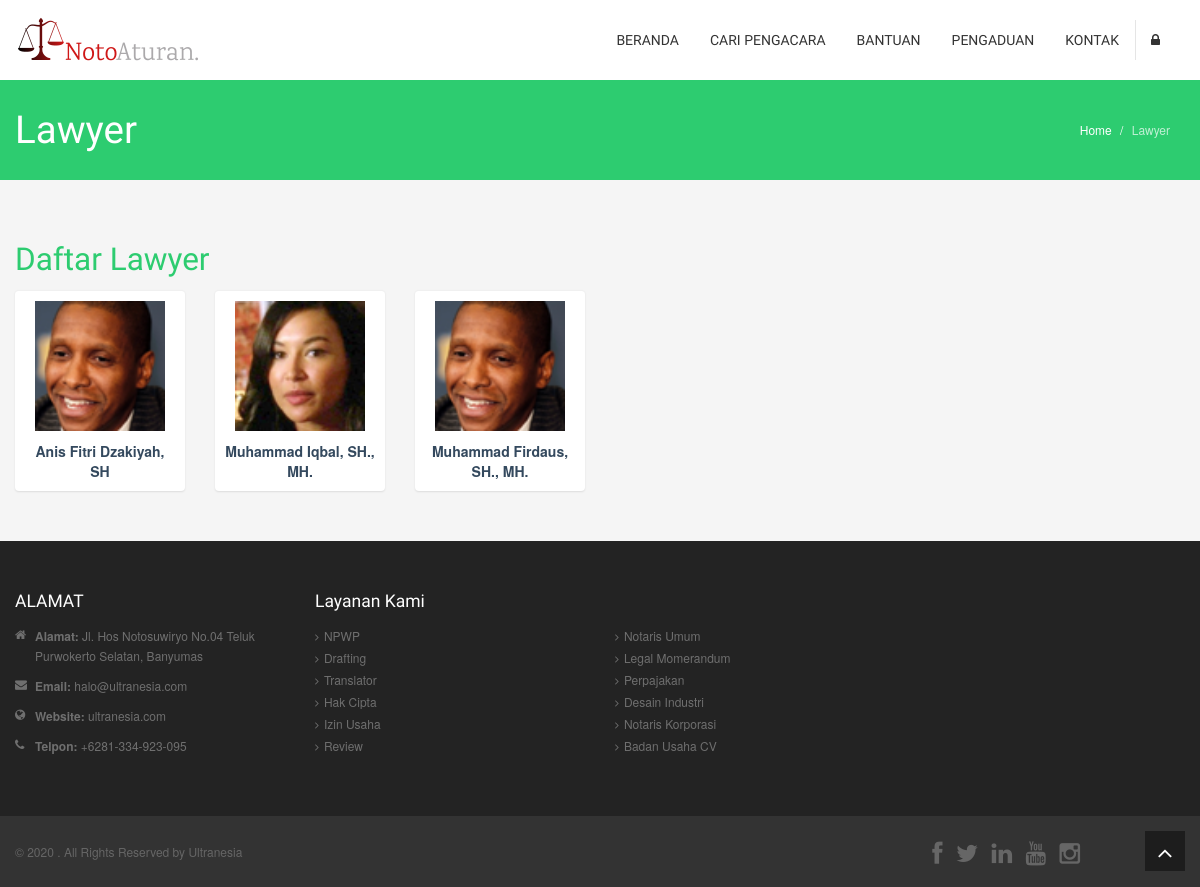
The app's page /index.php/controller/lawyer with its own data.
### tables this page shows
CREATE TABLE `tb_lawyer` (
  `id_lawyer` int(11) NOT NULL,
  `nama_lawyer` varchar(50) NOT NULL,
  `email_lawyer` varchar(50) NOT NULL,
  `no_hp_lawyer` varchar(13) NOT NULL,
  `tarif` int(15) NOT NULL,
  `spesialisasi` varchar(50) NOT NULL,
  `deskripsi` varchar(400) NOT NULL,
  `foto_lawyer` varchar(50) NOT NULL,
  `pass` varchar(50) NOT NULL
);

### application/controllers/Controller.php (called while the page is built, shortened)
<?php defined('BASEPATH') OR exit('No direct script access allowed');
class Controller extends CI_Controller {
	public function __construct(){
		$this->load->model('Model');
	}
	public function lawyer(){
		$data['lawyer'] = $this->Model->get('tb_lawyer');
		$this->load->view('sub/head');
		$this->load->view('sub/header');
		$this->load->view('lawyer',$data);
		$this->load->view('sub/footer');
		$this->load->view('sub/foot');
	}
}

### index.php (called while the page is built, shortened)
<?php
require_once BASEPATH.'core/CodeIgniter.php';

### application/models/Model.php (called while the page is built, shortened)
<?php defined('BASEPATH') OR exit('No direct script access allowed');
class Model extends CI_Model {
	public function get($table){
		return $this->db->get($table)->result();
	}
}

### application/views/lawyer.php (the view)
<section class="title">
    <div class="container">
        <div class="row-fluid">
            <div class="span6">
                <h1>Lawyer</h1>
            </div>
            <div class="span6">
                <ul class="breadcrumb pull-right">
                    <li><a href="<?= base_url('Controller') ?>">Home</a> <span class="divider">/</span></li>
                    <li class="active">Lawyer</li>
                </ul>
            </div>
        </div>
    </div>
</section>
<section id="about-us" class="container main">
    <div class="row">
        <div class="span12">
            <a href="#"><h2>Daftar Lawyer</h2></a>
            <div class="row-fluid">
                <?php foreach ($lawyer as $in){ ?>
                <div class="span2">
                    <div class="box" align="center">
                        <p><img src="<?=base_url('assets/lawyer/'.$in->foto_lawyer)?>" style="width: 130px"></p>
                        <h5>
                            <?php if($this->session->userdata('akses')){ ?>
                            <a href="<?=base_url('Controller/detail_lawyer/'.$in->id_lawyer)?>"><?= $in->nama_lawyer ?></a>
                            <?php }else{ ?>
                            <?= $in->nama_lawyer ?>
                            <?php } ?>
                        </h5>
                    </div>
                </div>
                <?php } ?>
            </div>
        </div>
    </div>
</section>

### application/views/sub/head.php (shortened to what this page needs)
<!DOCTYPE html>
<html class="no-js">
<head>
    <link rel="stylesheet" href="<?= base_url('assets/css/bootstrap.min.css') ?>">
    <link rel="stylesheet" href="<?= base_url('assets/css/bootstrap-responsive.min.css') ?>">
    <link rel="stylesheet" href="<?= base_url('assets/css/font-awesome.min.css') ?>">
    <link rel="stylesheet" href="<?= base_url('assets/css/main.css') ?>">
    <link rel="stylesheet" href="<?= base_url('assets/css/sl-slide.css') ?>">
    <link href="<?php echo base_url('assets/dropify/dist/css/dropify.css'); ?>" rel="stylesheet" type="text/css" />
    <link href="<?php echo base_url('assets/dropify/dist/css/dropify.min.css'); ?>" rel="stylesheet" type="text/css" />
</head>

### application/views/sub/header.php (shortened to what this page needs)
<body>
    <header class="navbar navbar-fixed-top">
        <div class="navbar-inner">
            <div class="container">
                <a id="logo" class="pull-left" href="<?= base_url('Controller') ?>"></a>
                <div class="nav-collapse collapse pull-right">
                    <ul class="nav">
                        <li><a href="<?= base_url('Controller') ?>">Beranda</a></li>
                        <li><a href="<?= base_url('Controller/lawyer') ?>">Cari Pengacara</a></li>
                        <li><a href="">Bantuan</a></li>
                        <li><a href="">Pengaduan</a></li>
                        <li><a href="">Kontak</a></li>
                        <?php if($this->session->userdata('akses')){ ?>
                        <li class="dropdown active login">
                            <a href="#" class="dropdown-toggle" data-toggle="dropdown"><?= $this->session->userdata('nama') ?> <i class="icon-angle-down"></i></a>
                            <ul class="dropdown-menu">
                                <li><a href="">Profil</a></li>
                                <li><a href="<?= base_url('Controller/history') ?>">History</a></li>
                                <li><a href="<?= base_url('Controller/logout') ?>">Logout</a></li>
                            </ul>
                        </li>
                        <?php }else{ ?>
                        <li class="login">
                            <a data-toggle="modal" href="#loginForm"><i class="icon-lock"></i></a>
                        </li>
                        <?php } ?>
                    </ul>
                </div>
            </div>
        </div>
    </header>

### application/views/sub/footer.php (shortened to what this page needs)
<section id="bottom" class="main">
    <div class="container">
        <div class="row-fluid">
            <div class="span3">
                <h4>ALAMAT</h4>
                <ul class="unstyled address">
                    <li>
                        <i class="icon-home"></i><strong>Alamat:</strong> Jl. Hos Notosuwiryo No.04 Teluk<br>Purwokerto Selatan, Banyumas
                    </li>
                    <li>
                        <i class="icon-envelope"></i>
                        <strong>Email: </strong> halo@ultranesia.com
                    </li>
                    <li>
                        <i class="icon-globe"></i>
                        <strong>Website:</strong> ultranesia.com
                    </li>
                    <li>
                        <i class="icon-phone"></i>
                        <strong>Telpon:</strong> +6281-334-923-095
                    </li>
                </ul>
            </div>
            <div id="tweets" class="span3">
                <h4>Layanan Kami</h4>
                <div>
                    <ul class="arrow">
                        <li><a href="#">NPWP</a></li>
                        <li><a href="#">Drafting</a></li>
                        <li><a href="#">Translator</a></li>
                        <li><a href="#">Hak Cipta</a></li>
                        <li><a href="#">Izin Usaha</a></li>
                        <li><a href="#">Review</a></li>
                    </ul>
                </div>
            </div>
            <div id="archives" class="span3">
                <div>
                    <br>
                    <ul class="arrow">
                        <li><a href="#">Notaris Umum</a></li>
                        <li><a href="#">Legal Momerandum</a></li>
                        <li><a href="#">Perpajakan</a></li>
                        <li><a href="#">Desain Industri</a></li>
                        <li><a href="#">Notaris Korporasi</a></li>
                        <li><a href="#">Badan Usaha CV</a></li>
                    </ul>
                </div>
            </div>
</div>
</section>
<footer id="footer">
    <div class="container">
        <div class="row-fluid">
            <div class="span5 cp">
                &copy; 2020 <a target="_blank" href="http://shapebootstrap.net/" title="Free Twitter Bootstrap WordPress Themes and HTML templates"></a>. All Rights Reserved by Ultranesia
            </div>
            <div class="span6">
                <ul class="social pull-right">
                    <li><a href="#"><i class="icon-facebook"></i></a></li>
                    <li><a href="#"><i class="icon-twitter"></i></a></li>
                    <li><a href="#"><i class="icon-linkedin"></i></a></li>
                    <li><a href="#"><i class="icon-youtube"></i></a></li>
                    <li><a href="#"><i class="icon-instagram"></i></a></li>
                </ul>
            </div>
            <div class="span1">
                <a id="gototop" class="gototop pull-right" href="#"><i class="icon-angle-up"></i></a>
            </div>
        </div>
    </div>
</footer>

### application/views/sub/foot.php (shortened to what this page needs)
</body>
</html>

### assets/css/main.css (style rules this page uses)
body { padding-top:80px;font-size:12px;color:#34495e;background:#f5f5f5 }
body h1,body h2,body h3,body h4,body .created { font-family:"Fjalla One";font-weight:normal }
body h5,body h6 { margin:0 }
body h3,body h4 { margin-top:0 }
a { color:#2dcc70;-webkit-transition:300ms;-moz-transition:300ms;-o-transition:300ms;transition:300ms }
body>section { padding:50px 0 }
.title { background:#2dcc70;color:#fff;padding:20px 0 }
.box { background-color:#fff;border-top:1px solid #f0f0f0;-webkit-box-shadow:0 1px 2px 0 rgba(0,0,0,0.1);box-shadow:0 1px 2px 0 rgba(0,0,0,0.1);padding:10px;-webkit-border-radius:4px;-moz-border-radius:4px;border-radius:4px }
ul.breadcrumb { margin:12px 0 0;background:transparent }
ul.breadcrumb>li { text-shadow:none }
ul.breadcrumb>li>a,ul.breadcrumb>li .divider { color:#fff }
ul.breadcrumb>li.active { color:rgba(255,255,255,0.7) }
header.navbar .navbar-inner { background:#fff!important;border:0;-webkit-box-shadow:none;-moz-box-shadow:none;box-shadow:none }
header #logo { width:220px;height:80px;background:url(../images/logo.png) no-repeat 0 50% }
header.navbar { margin-bottom:0 }
header.navbar .nav { margin-top:20px }
header.navbar .nav>li { margin-left:1px }
header.navbar .nav>li>a { padding-top:10px;padding-bottom:10px;color:#333;font-family:"Fjalla One";font-size:14px;text-transform:uppercase;text-shadow:none }
header.navbar .nav>li.login>a { border-left:1px solid #e5e5e5 }
#bottom { background:#232323;color:#6f6f6f }
#bottom h4 { margin-top:0;margin-bottom:15px }
#bottom h1,#bottom h2,#bottom h3,#bottom h4,#bottom h5,#bottom h6 { color:#fff }
#bottom a { color:#6f6f6f }
#bottom ul.address>li { position:relative;padding-left:20px;margin-top:10px }
#bottom ul.address>li:first-child { margin-top:0 }
#bottom ul.address>li>i { position:absolute;top:3px;left:0 }
ul.arrow,ul.arrow-double,ul.tick,ul.cross,ul.star,ul.rss { list-style:none;padding:0;margin:0 }
ul.arrow li::before,ul.arrow-double li::before,ul.tick li::before,ul.cross li::before,ul.star li::before,ul.rss li::before,ul.arrow li::after,ul.arrow-double li::after,ul.tick li::after,ul.cross li::after,ul.star li::after,ul.rss li::after { font-family:FontAwesome;font-size:11px }
ul.arrow li::before,ul.arrow-double li::before,ul.tick li::before,ul.cross li::before,ul.star li::before,ul.rss li::before { margin-right:5px }
ul.arrow li::before { content:"\f105" }
#footer { background:#333;padding-top:15px;padding-bottom:15px;color:#666 }
#footer a { color:#666 }
#footer #gototop { height:40px;line-height:40px;width:40px;text-align:center;display:inline-block;background:#1d1d1d;font-size:24px;color:#fff }
#footer .cp { margin-top:11px }
ul.social { list-style:none;margin:10px 0 0;padding:0;display:inline-block }
ul.social>li { display:inline-block;margin:0 5px }
ul.social>li>a { font-size:24px;color:#666 }

### records on screen
tb_lawyer: foto_lawyer (picture), nama_lawyer "Anis Fitri Dzakiyah, SH"
tb_lawyer: foto_lawyer (picture), nama_lawyer "Muhammad Iqbal, SH., MH."
tb_lawyer: foto_lawyer (picture), nama_lawyer "Muhammad Firdaus, SH., MH."
